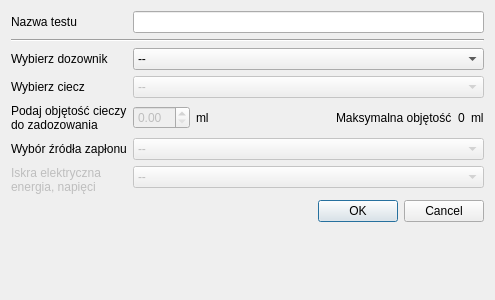
<?xml version="1.0" encoding="UTF-8"?>
<ui version="4.0">
 <class>NowyTestDlg</class>
 <widget class="QDialog" name="NowyTestDlg">
  <property name="geometry">
   <rect>
    <x>0</x>
    <y>0</y>
    <width>495</width>
    <height>300</height>
   </rect>
  </property>
  <property name="minimumSize">
   <size>
    <width>495</width>
    <height>300</height>
   </size>
  </property>
  <property name="windowTitle">
   <string>Dialog</string>
  </property>
  <layout class="QFormLayout" name="formLayout">
   <item row="0" column="0">
    <widget class="QLabel" name="label">
     <property name="text">
      <string>Nazwa testu</string>
     </property>
    </widget>
   </item>
   <item row="0" column="1">
    <widget class="QLineEdit" name="nameTest"/>
   </item>
   <item row="2" column="0" colspan="2">
    <widget class="Line" name="line">
     <property name="minimumSize">
      <size>
       <width>15</width>
       <height>3</height>
      </size>
     </property>
     <property name="orientation">
      <enum>Qt::Horizontal</enum>
     </property>
    </widget>
   </item>
   <item row="3" column="0">
    <widget class="QLabel" name="lchDozownik">
     <property name="text">
      <string>Wybierz dozownik</string>
     </property>
    </widget>
   </item>
   <item row="3" column="1">
    <widget class="QComboBox" name="cbDozownik">
     <item>
      <property name="text">
       <string>--</string>
      </property>
     </item>
     <item>
      <property name="text">
       <string>1</string>
      </property>
     </item>
     <item>
      <property name="text">
       <string>2</string>
      </property>
     </item>
     <item>
      <property name="text">
       <string>3</string>
      </property>
     </item>
     <item>
      <property name="text">
       <string>4</string>
      </property>
     </item>
     <item>
      <property name="text">
       <string>5</string>
      </property>
     </item>
    </widget>
   </item>
   <item row="4" column="0">
    <widget class="QLabel" name="lchCiecz">
     <property name="text">
      <string>Wybierz ciecz</string>
     </property>
    </widget>
   </item>
   <item row="4" column="1">
    <widget class="QComboBox" name="cbCiecz">
     <property name="enabled">
      <bool>false</bool>
     </property>
     <item>
      <property name="text">
       <string>--</string>
      </property>
     </item>
     <item>
      <property name="text">
       <string>Ciecz 1</string>
      </property>
     </item>
     <item>
      <property name="text">
       <string>Ciecz 2</string>
      </property>
     </item>
     <item>
      <property name="text">
       <string>Ciecz 3</string>
      </property>
     </item>
    </widget>
   </item>
   <item row="5" column="0">
    <widget class="QLabel" name="lbojetoscicieczy">
     <property name="text">
      <string>Podaj objętość cieczy
do zadozowania</string>
     </property>
    </widget>
   </item>
   <item row="5" column="1">
    <layout class="QHBoxLayout" name="horizontalLayout">
     <item>
      <widget class="QDoubleSpinBox" name="iloscCieczy">
       <property name="enabled">
        <bool>false</bool>
       </property>
      </widget>
     </item>
     <item>
      <widget class="QLabel" name="lunit">
       <property name="text">
        <string>ml</string>
       </property>
      </widget>
     </item>
     <item>
      <spacer name="horizontalSpacer">
       <property name="orientation">
        <enum>Qt::Horizontal</enum>
       </property>
       <property name="sizeHint" stdset="0">
        <size>
         <width>40</width>
         <height>20</height>
        </size>
       </property>
      </spacer>
     </item>
     <item>
      <widget class="QLabel" name="lMaxvalue">
       <property name="text">
        <string>Maksymalna objętość</string>
       </property>
      </widget>
     </item>
     <item>
      <widget class="QLabel" name="maxcieczy">
       <property name="text">
        <string>0</string>
       </property>
      </widget>
     </item>
     <item>
      <widget class="QLabel" name="lunit2">
       <property name="text">
        <string>ml</string>
       </property>
      </widget>
     </item>
    </layout>
   </item>
   <item row="6" column="0">
    <widget class="QLabel" name="lzaplon">
     <property name="text">
      <string>Wybór źródła zapłonu</string>
     </property>
    </widget>
   </item>
   <item row="6" column="1">
    <widget class="QComboBox" name="cbZaplon">
     <property name="enabled">
      <bool>false</bool>
     </property>
     <item>
      <property name="text">
       <string>--</string>
      </property>
     </item>
     <item>
      <property name="text">
       <string>Iskra elektryczna</string>
      </property>
     </item>
     <item>
      <property name="text">
       <string>Iskra mechaniczna</string>
      </property>
     </item>
     <item>
      <property name="text">
       <string>Płomień</string>
      </property>
     </item>
    </widget>
   </item>
   <item row="7" column="0">
    <widget class="QLabel" name="liskra">
     <property name="enabled">
      <bool>false</bool>
     </property>
     <property name="text">
      <string>Iskra elektryczna
energia, napięci</string>
     </property>
    </widget>
   </item>
   <item row="7" column="1">
    <widget class="QComboBox" name="cbenergiaIskry">
     <property name="enabled">
      <bool>false</bool>
     </property>
     <item>
      <property name="text">
       <string>--</string>
      </property>
     </item>
     <item>
      <property name="text">
       <string>Energia wybierana manualnie</string>
      </property>
     </item>
     <item>
      <property name="text">
       <string>Przełącznik mechaniczny</string>
      </property>
     </item>
    </widget>
   </item>
   <item row="8" column="0" colspan="2">
    <widget class="QDialogButtonBox" name="buttonBox">
     <property name="orientation">
      <enum>Qt::Horizontal</enum>
     </property>
     <property name="standardButtons">
      <set>QDialogButtonBox::Cancel|QDialogButtonBox::Ok</set>
     </property>
    </widget>
   </item>
  </layout>
 </widget>
 <resources/>
 <connections>
  <connection>
   <sender>buttonBox</sender>
   <signal>accepted()</signal>
   <receiver>NowyTestDlg</receiver>
   <slot>accept()</slot>
   <hints>
    <hint type="sourcelabel">
     <x>248</x>
     <y>254</y>
    </hint>
    <hint type="destinationlabel">
     <x>157</x>
     <y>274</y>
    </hint>
   </hints>
  </connection>
  <connection>
   <sender>buttonBox</sender>
   <signal>rejected()</signal>
   <receiver>NowyTestDlg</receiver>
   <slot>reject()</slot>
   <hints>
    <hint type="sourcelabel">
     <x>316</x>
     <y>260</y>
    </hint>
    <hint type="destinationlabel">
     <x>286</x>
     <y>274</y>
    </hint>
   </hints>
  </connection>
 </connections>
</ui>
